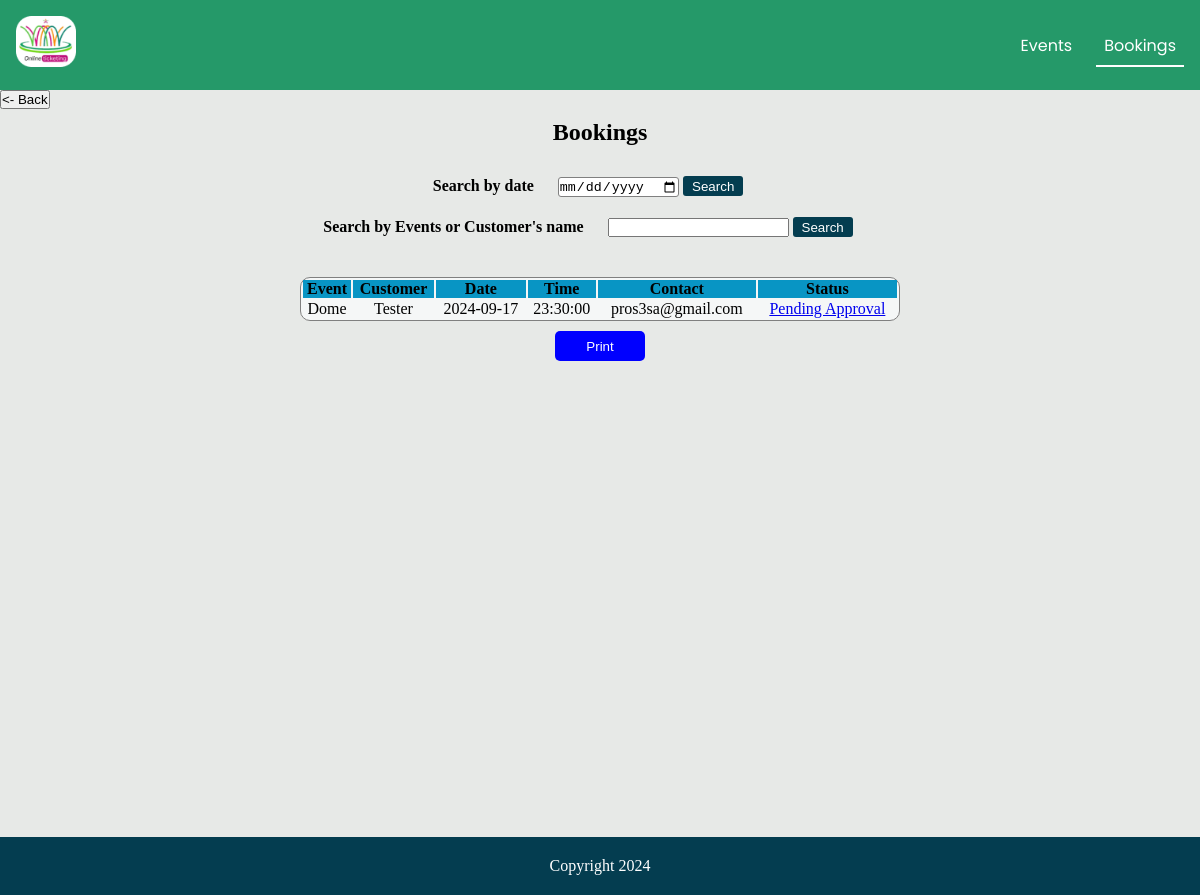
The page /bookings.php?date=2024-09-17 (signed in) on the database its author committed.
### tables this page shows
CREATE TABLE `booking` (
  `department` varchar(40) DEFAULT NULL,
  `Customer` varchar(50) DEFAULT NULL,
  `Date` date DEFAULT NULL,
  `Time` time DEFAULT NULL,
  `status` varchar(30) DEFAULT NULL,
  `contact` varchar(40) DEFAULT NULL,
  `id` int(10) unsigned zerofill NOT NULL
);

### bookings.php (the view, shortened to what this page needs)
<?php
    include 'connection.php';
       if(isset($_GET['date'])){
        $date = $_GET['date'];
          $SELECT = "SELECT *FROM booking where date = '$date'";
       }
       $query = mysqli_query($connection, $SELECT);
       ?>
<!DOCTYPE html>
<html lang="en">
  <head>
    <link
      rel="stylesheet"
      href="https://cdnjs.cloudflare.com/ajax/libs/font-awesome/6.4.0/css/all.min.css"
    />
    <link rel="stylesheet" href="./css/tickets.css" />
  </head>
  <body>
    <nav id="hide">
      <a href="#home" id="logo"><img src="./images/logo.png"></a>
      <ul>
        <li>
          <a href="dashboard.php" >Events</a>
        </li>
        <li>
            <a href="tickets.html" class="active">Bookings</a>
          </li>
      </ul>
    </nav>
    <button class="back" onclick="goBack()"><- Back</button>
    <h2 id="h11">Bookings</h2>
   <div class="query" id="hide2">
        <form action="#" method="get" id="notprint">
            <a for="date">Search by date</a>
            <input type="date" name="date" id="date" required>
            <button name="view" type="submit">Search</button>
        </form>
        <form action="#" method="get" id="notprint">
            <a for="date">Search by Events or Customer's name</a>
            <input type="text" name="name" id="date" required>
            <button name="view2" type="submit">Search</button>
        </form>
    </div>
    <div class="tablediv" id="content-to-print">
        <table >
        <tr>
            <th>Event</th>
            <th>Customer</th>
            <th>Date </th>
            <th>Time</th>
            <th>Contact</th>
            <th>Status</th>
        </tr>
        <?php
          while($res = mysqli_fetch_assoc($query)){
            echo '
                <tr>
                      <td>'.$res['department'].'</td>
                      <td>'.$res['Customer'].'</td>
                      <td>'.$res['Date'].'</td>
                      <td>'.$res['Time'].'</td>
                      <td>'.$res['contact'].'</td>
                      <td><a href="setstatus.php?bookingid='.$res['id'].'">'.$res['status'].'</a></td>
                  </tr>
                ';
          }
        ?>
    </table>
    <center id="hide3" style="margin-top: 10px;"><button  style="width:90px; height:30px; border:none; color:white; background-color:blue; border-radius:5px" onclick="printDiv()">Print</button></center>
    </div>
    <footer>
        <p>Copyright 2024</p>
    </footer>
  </body>
</html>

### css/tickets.css (style rules this page uses)
* { padding: 0; margin: 0; box-sizing: border-box; }
body { background-color: #e7e9e7; }
nav { font-family: "Poppins", sans-serif; display: flex; align-items: center; justify-content: space-between; background-color: #259969; padding: 1em; }
form { margin: 10px auto; }
nav a { text-decoration: none; text-transform: capitalize; color: #ffffff; }
#logo img { width:60px; }
ul { list-style: none; display: flex; gap: 1em; }
ul a { padding: 0.5em; }
.active { border-bottom: 2px solid #ffffff; }
#h11 { text-align: center; margin-top: 10px; margin-bottom: 10px; }
.tablediv { min-height: 70vh; }
table { width: 50%; text-align: center; border: 0.3px solid gray; margin: auto; border-radius: 10px; background-color: #f5f7f7; }
table th { background-color: #0895c4; }
table tr:nth-child(odd) { background-color: rgb(188, 198, 207); }
.query { width:98%; display: flex; align-items: center; justify-content: center; margin-bottom: 20px; padding:10px; flex-direction: column; }
.query a { font-weight: bold; margin-right: 20px; }
.back { color:black; }
.query input[type='date'] { border-radius: 3px; border: 0.5px solid gray; height: 20px; }
.query button { border: none; background-color: #043d50; color: white; border-radius: 3px; width:60px; height: 20px; }
footer { background-color: #043d50; padding: 20px; display: flex; justify-content: center; align-items: center; color: #ffffff; }

### rows shown on the page
booking: department "Dome", Customer "Tester", Date "2024-09-17", Time "23:30:00", contact "pros3sa@gmail.com", status "Pending Approval"
